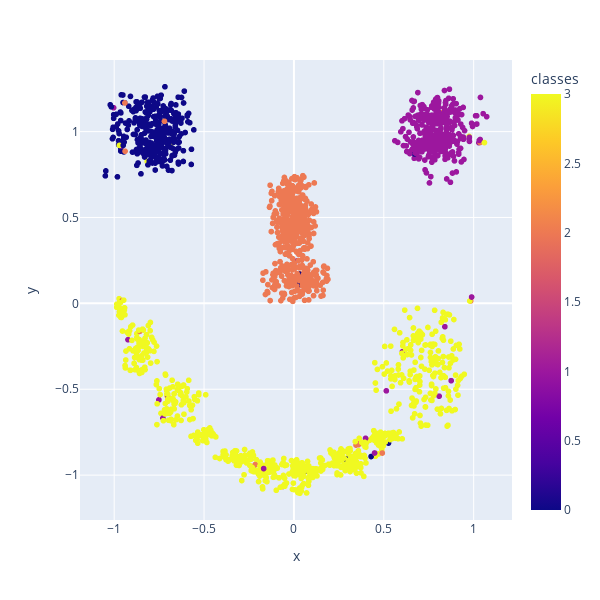

The code cell stored with this chart in its notebook:
### Code cell
fig = px.scatter(out_df, x = 'x', y = 'y', color = 'classes', width = 600, height = 600)
fig

### Figure 1 — Plotly figure (JSON) as saved in the notebook; plotly's stock layout.template omitted (floating-point values rounded to 4 significant figures; data arrays with more than 128 entries replaced by an {"elided": "..."} marker saying what was removed)
{"data": [{"hovertemplate": "x=%{x}<br>y=%{y}<br>classes=%{marker.color}<extra></extra>", "legendgroup": "", "marker": {"color": {"elided": "2000 int values"}, "coloraxis": "coloraxis", "symbol": "circle"}, "mode": "markers", "name": "", "showlegend": false, "type": "scattergl", "x": {"elided": "2000 float values"}, "xaxis": "x", "y": {"elided": "2000 float values"}, "yaxis": "y"}], "layout": {"coloraxis": {"colorbar": {"title": {"text": "classes"}}, "colorscale": [[0, "#0d0887"], [0.1111, "#46039f"], [0.2222, "#7201a8"], [0.3333, "#9c179e"], [0.4444, "#bd3786"], [0.5556, "#d8576b"], [0.6667, "#ed7953"], [0.7778, "#fb9f3a"], [0.8889, "#fdca26"], [1, "#f0f921"]]}, "height": 600, "legend": {"tracegroupgap": 0}, "margin": {"t": 60}, "width": 600, "xaxis": {"anchor": "y", "autorange": true, "domain": [0, 1], "range": [-1.191, 1.214], "title": {"text": "x"}, "type": "linear"}, "yaxis": {"anchor": "x", "autorange": true, "domain": [0, 1], "range": [-1.261, 1.417], "title": {"text": "y"}, "type": "linear"}}}
